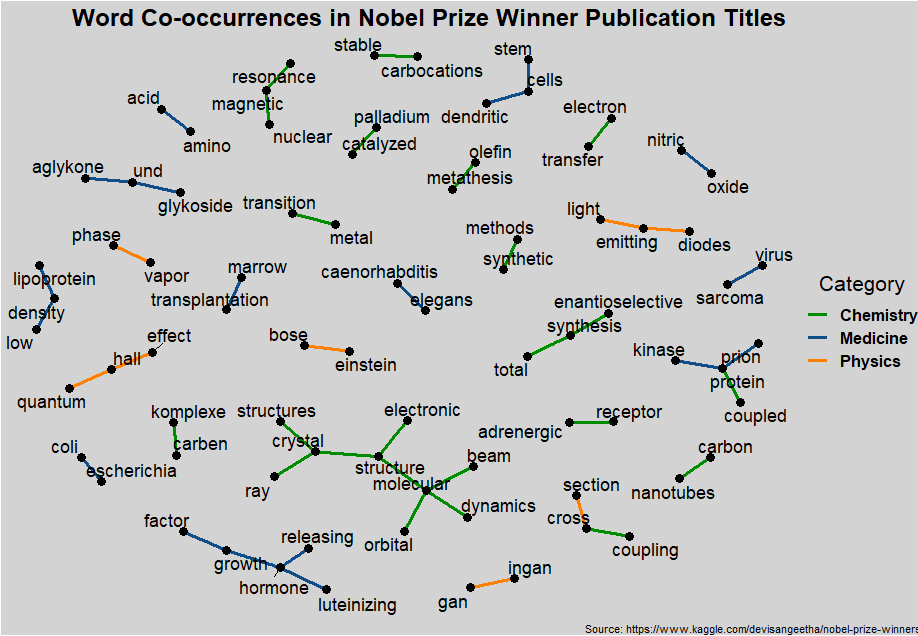

Write the R code that produced this figure.
library(tidyverse)
library(tidytext)
library(ggraph)
library(tidygraph)

nobel_pubs <- read_csv("https://raw.githubusercontent.com/rfordatascience/tidytuesday/master/data/2019/2019-05-14/nobel_winner_all_pubs.csv") %>%
  mutate(journal = str_to_title(journal),
         journal = ifelse(str_detect(journal, "National Academy Of"), "PNAS", journal))

nobel_pub_words <- nobel_pubs %>%
  unnest_tokens(word, title) %>%
  anti_join(stop_words, by = "word") %>%
  filter(!word %in% c(0:100000, "ii", "und", "der", "von")) %>%
  select(-paper_id, doi, affiliation)

nobel_pubs_bigrams <- nobel_pubs %>%
  unnest_tokens(bigram, title, token = "ngrams", n = 2) %>%
  separate(bigram, c("word1", "word2"), sep = " ") %>%
  filter(!word1 %in% stop_words$word,
         !word2 %in% stop_words$word) %>%
  filter(!word1 %in% c(0:100000, "cheminform", "abstract", "uber", "die", "zur", "der"),
         !word2 %in% c(0:100000, "cheminform", "abstract", "uber", "die", "zur", "der"),
         str_length(word1) >= 3,
         str_length(word2) >= 3) 

pubs_bigram_counts <- nobel_pubs_bigrams %>%
  count(word1, word2, category, sort = TRUE) %>%
  top_n(50)

bigram_graph <- pubs_bigram_counts %>%
  as_tbl_graph(directed = FALSE)

layout <- create_layout(bigram_graph, layout = "nicely")

ggraph(layout) +
  geom_edge_link(aes(edge_color = category), edge_width = 1.25) +
  geom_node_point(size = 3) +
  geom_node_text(aes(label = name), size = 4.75, repel = TRUE) +
  scale_edge_color_manual(values = c("#008B00", "#104E8B", "#FF7F00"), labels = c("Chemistry", "Medicine", "Physics")) +
  labs(edge_color = "Category",
       title = "Word Co-occurrences in Nobel Prize Winner Publication Titles",
       caption = "Source: https://www.kaggle.com/devisangeetha/nobel-prize-winners-story") +
  theme_void() +
  theme(plot.background = element_rect(fill = "lightgrey"),
        plot.title = element_text(size = 18, hjust = .85, face = "bold"),
        legend.title = element_text(size = 16, hjust = .5),
        legend.text = element_text(size = 12, face = "bold"),
        plot.caption = element_text(size = 8, hjust = 1.35))
                 
